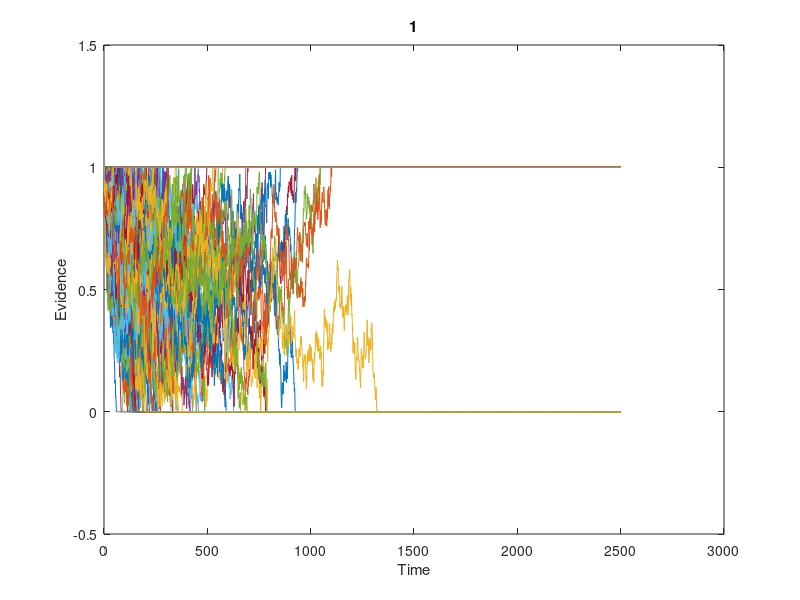
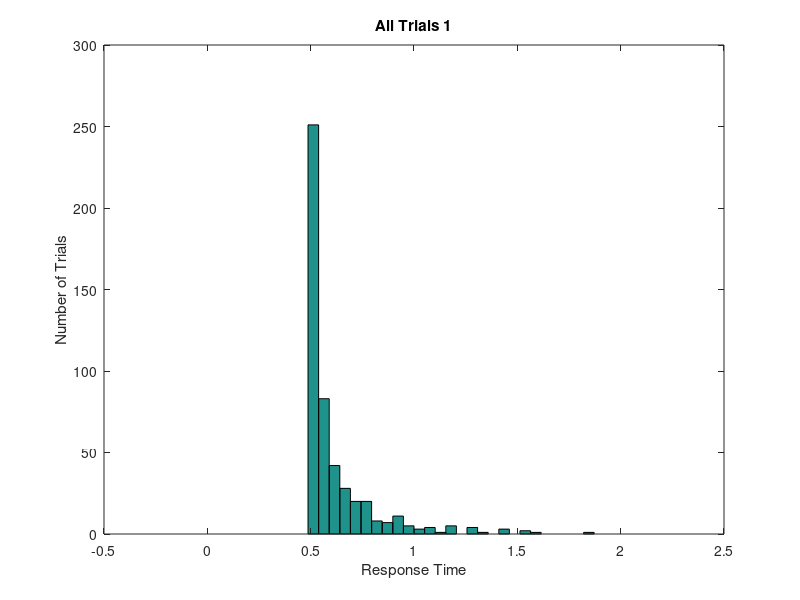

Reproduce these figures in MATLAB, in order. (Note: this script raises an error after producing the figures.)
clear; close all; clc;

%fix step size
dt = 0.001;
%parameter 
ntrials = 500; %NUMBER OF RUNS
ndt = 0.5; %NON-DECISION TIME
sd = 1;   %THIS IS VARIABILITY WITHIN THE WALK.  KEEP FIXED AT 1. 
nsteps = 2500; %MAX LENGTH OF WALK.  INCREASE TILL WARNING GOES AWAY
criterion = 1; %CORRECT BOUNDARY LOCATION, INCORRECT IS ZERO 
beta = 0.9; % NORMALIZED BIAS
bias = beta*criterion; %ACTUAL BIAS
%set random number seed 
rng(19680104);
%OUTPUT VARIABLES
sample = zeros(1,nsteps+1);   %This is a single random draw from normal distribution
path = zeros(ntrials,nsteps+1); %This is all the random walks
rt = zeros(ntrials,1);  %These are the rts across trials 
correct = zeros(ntrials,1); %This is accuracy data. ZERO IS WRONG, ONE IS RIGHT
%LOOP OVER ntrials.  
for j = 1:ntrials
    goodpath = 0;
    while goodpath == 0
        drawn_mu = unifrnd(0.2,0.3,[1,1]);
        draw = normrnd(drawn_mu*dt,sd*sqrt(dt),[1,nsteps]);  %DRAW A WALK
        sample(1) = bias; %START AT BIAS
        sample(2:nsteps+1) = draw; 
        walk = cumsum(sample); %SUM THE WALK.   
        crossbnd = find((walk > criterion) |(walk < 0)); %TEST BOTH BOUNDARIES  
        if ~isempty(crossbnd) %TEST IF IT CROSSED ONE OF THE BOUNDARIES AT LEAST
            goodpath = 1; %WALK IS GOOD, SET TO 1 TO EXIT WHILE LOOP
            path(j,:) = walk; %SAVE THE WALK
        else
            display('Bad Walk') %NOTIFY BAD WALK AND DRAW AGAIN LOWER
        end;
    end;
    rt(j) = crossbnd(1);  %RT IS FIRST CROSSING
    if path(j,rt(j)) > criterion  %TEST IF CORRECT
        path(j,rt(j):end) = criterion; %SET THE REST OF WALK TO BOUNDARY
        correct(j) = 1; %INDICATE CORRECT TRIAL
    else %TRIALIS INCORRECT
        path(j,rt(j):end) = 0; %SET THE REST OF WALK TO ZERO. 
    end; 
    %Add Non-decision time
    rt(j) = rt(j) + ndt/dt;	
end

%compute accuracy
accuracy = mean(correct);  %COMPUTER FRACTION CORRECT
%convert rt to milliseconds
rt = rt*dt;
%plot all the random walks. 
figure
plot(path');
xlabel('Time')
ylabel('Evidence')
title('1')
set(gca,'YLim',[-0.5 criterion+0.5])
%Make a histogram of all random walks. 
figure  
bins = linspace(0,2,40);  
hist(rt,bins);
xlabel('Response Time')
ylabel('Number of Trials')
title('All Trials 1')
%Make a histogram separating correct from incorrect 
errorrt = rt(find(correct == 0));  % THIS IS JUST THE INCORRECT TRIALS
correctrt = rt(find(correct == 1)); %THIS IS JUST THE CORRECT TRIALS
figure
[n1,x] = hist(errorrt, bins); 
[n2,x] = hist(correctrt, bins);
h = bar(x,[n1; n2]);
legend('Error', 'Correct');

xlabel('Response Time')
ylabel('Number of Trials')
title('Correct vs Error Trials 1' + mean(errorrt))


%OUTPUT VARIABLES
sample = zeros(1,nsteps+1);   %This is a single random draw from normal distribution
path = zeros(ntrials,nsteps+1); %This is all the random walks
rt = zeros(ntrials,1);  %These are the rts across trials 
correct = zeros(ntrials,1); %This is accuracy data. ZERO IS WRONG, ONE IS RIGHT
%LOOP OVER ntrials.  
for j = 1:ntrials
    goodpath = 0;
    while goodpath == 0
        drawn_mu = unifrnd(1.5,1.6,[1,1]);
        draw = normrnd(drawn_mu*dt,sd*sqrt(dt),[1,nsteps]);  %DRAW A WALK
        sample(1) = bias; %START AT BIAS
        sample(2:nsteps+1) = draw; 
        walk = cumsum(sample); %SUM THE WALK.   
        crossbnd = find((walk > criterion) |(walk < 0)); %TEST BOTH BOUNDARIES  
        if ~isempty(crossbnd) %TEST IF IT CROSSED ONE OF THE BOUNDARIES AT LEAST
            goodpath = 1; %WALK IS GOOD, SET TO 1 TO EXIT WHILE LOOP
            path(j,:) = walk; %SAVE THE WALK
        else
            display('Bad Walk') %NOTIFY BAD WALK AND DRAW AGAIN LOWER
        end;
    end;
    rt(j) = crossbnd(1);  %RT IS FIRST CROSSING
    if path(j,rt(j)) > criterion  %TEST IF CORRECT
        path(j,rt(j):end) = criterion; %SET THE REST OF WALK TO BOUNDARY
        correct(j) = 1; %INDICATE CORRECT TRIAL
    else %TRIALIS INCORRECT
        path(j,rt(j):end) = 0; %SET THE REST OF WALK TO ZERO. 
    end; 
    %Add Non-decision time
    rt(j) = rt(j) + ndt/dt;	
end

%compute accuracy
accuracy = mean(correct);  %COMPUTER FRACTION CORRECT
%convert rt to milliseconds
rt = rt*dt;
%plot all the random walks. 
figure
plot(path');
xlabel('Time')
ylabel('Evidence')
title('2')
set(gca,'YLim',[-0.5 criterion+0.5])
%Make a histogram of all random walks. 
figure  
bins = linspace(0,2,40);  
hist(rt,bins);
xlabel('Response Time')
ylabel('Number of Trials')
title('All Trials 2')
%Make a histogram separating correct from incorrect 
errorrt = rt(find(correct == 0));  % THIS IS JUST THE INCORRECT TRIALS
correctrt = rt(find(correct == 1)); %THIS IS JUST THE CORRECT TRIALS
figure
[n1,x] = hist(errorrt, bins); 
[n2,x] = hist(correctrt, bins);
h = bar(x,[n1; n2]);
legend('Error', 'Correct');

xlabel('Response Time')
ylabel('Number of Trials')
title('Correct vs Error Trials 2')
